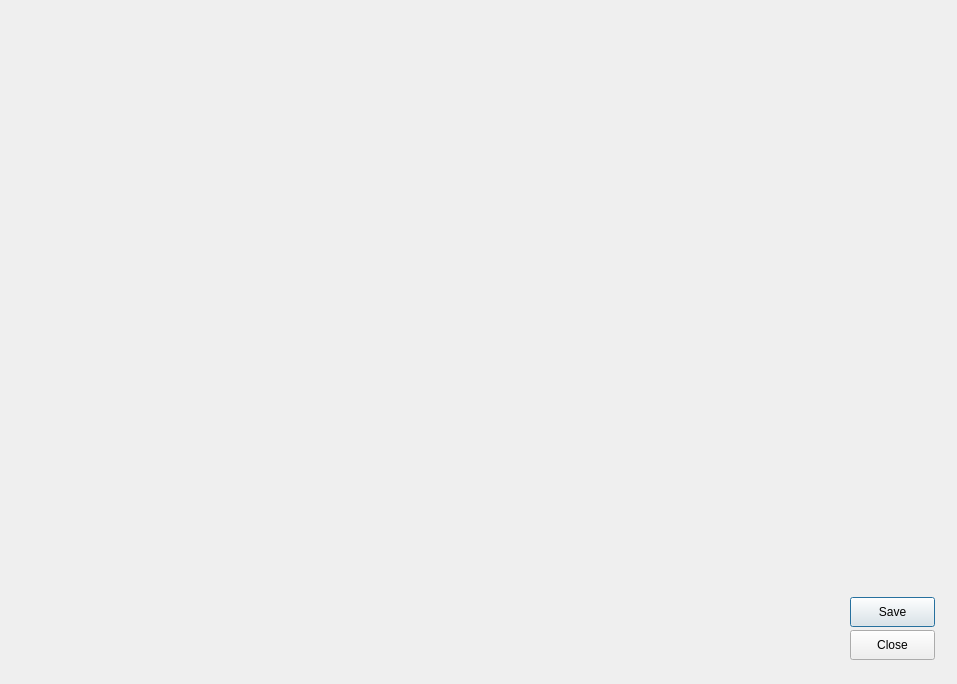
<?xml version="1.0" encoding="UTF-8"?>
<ui version="4.0">
 <class>Trace</class>
 <widget class="QDialog" name="Trace">
  <property name="geometry">
   <rect>
    <x>0</x>
    <y>0</y>
    <width>957</width>
    <height>684</height>
   </rect>
  </property>
  <property name="windowTitle">
   <string>Dialog</string>
  </property>
  <widget class="QPushButton" name="save_button">
   <property name="geometry">
    <rect>
     <x>850</x>
     <y>597</y>
     <width>85</width>
     <height>30</height>
    </rect>
   </property>
   <property name="text">
    <string>Save</string>
   </property>
  </widget>
  <widget class="QPushButton" name="close_button">
   <property name="geometry">
    <rect>
     <x>850</x>
     <y>630</y>
     <width>85</width>
     <height>30</height>
    </rect>
   </property>
   <property name="text">
    <string>Close</string>
   </property>
  </widget>
 </widget>
 <resources/>
 <connections/>
</ui>
